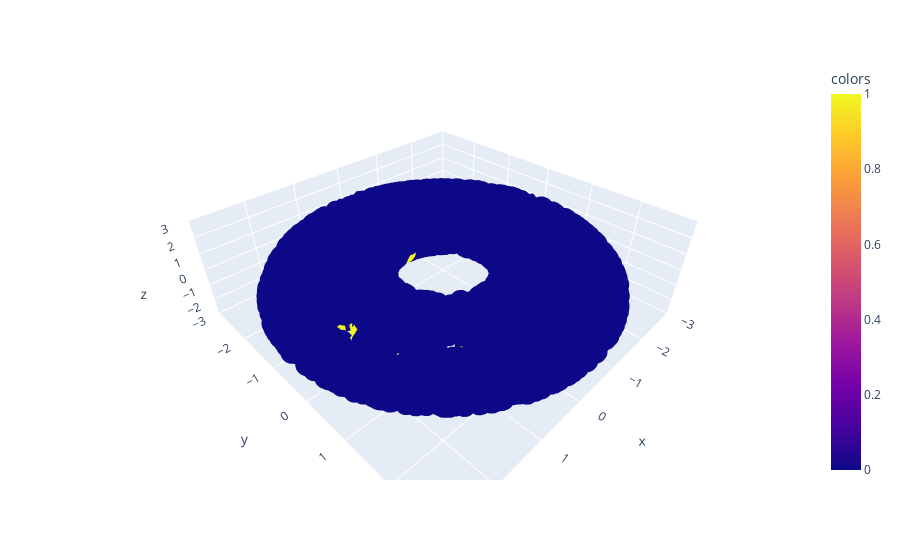

The notebook cell this image was saved under:
### Code cell
signal = np.zeros(len(X))
signal[line_idxs] = 1
plot_3d(X,signal, use_plotly=True)

### Figure 1 — Plotly figure (JSON) as saved in the notebook; plotly's stock layout.template omitted (floating-point values rounded to 4 significant figures; data arrays with more than 128 entries replaced by an {"elided": "..."} marker saying what was removed)
{"data": [{"hovertemplate": "x=%{x}<br>y=%{y}<br>z=%{z}<br>colors=%{marker.color}<extra></extra>", "legendgroup": "", "marker": {"color": {"elided": "2000 int values"}, "coloraxis": "coloraxis", "symbol": "circle"}, "mode": "markers", "name": "", "scene": "scene", "showlegend": false, "type": "scatter3d", "x": {"elided": "2000 float values"}, "y": {"elided": "2000 float values"}, "z": {"elided": "2000 float values"}}], "layout": {"coloraxis": {"colorbar": {"title": {"text": "colors"}}, "colorscale": [[0, "#0d0887"], [0.1111, "#46039f"], [0.2222, "#7201a8"], [0.3333, "#9c179e"], [0.4444, "#bd3786"], [0.5556, "#d8576b"], [0.6667, "#ed7953"], [0.7778, "#fb9f3a"], [0.8889, "#fdca26"], [1, "#f0f921"]]}, "legend": {"tracegroupgap": 0}, "margin": {"t": 60}, "scene": {"domain": {"x": [0, 1], "y": [0, 1]}, "xaxis": {"range": [-3, 3], "title": {"text": "x"}}, "yaxis": {"range": [-3, 3], "title": {"text": "y"}}, "zaxis": {"range": [-3, 3], "title": {"text": "z"}}}}}
